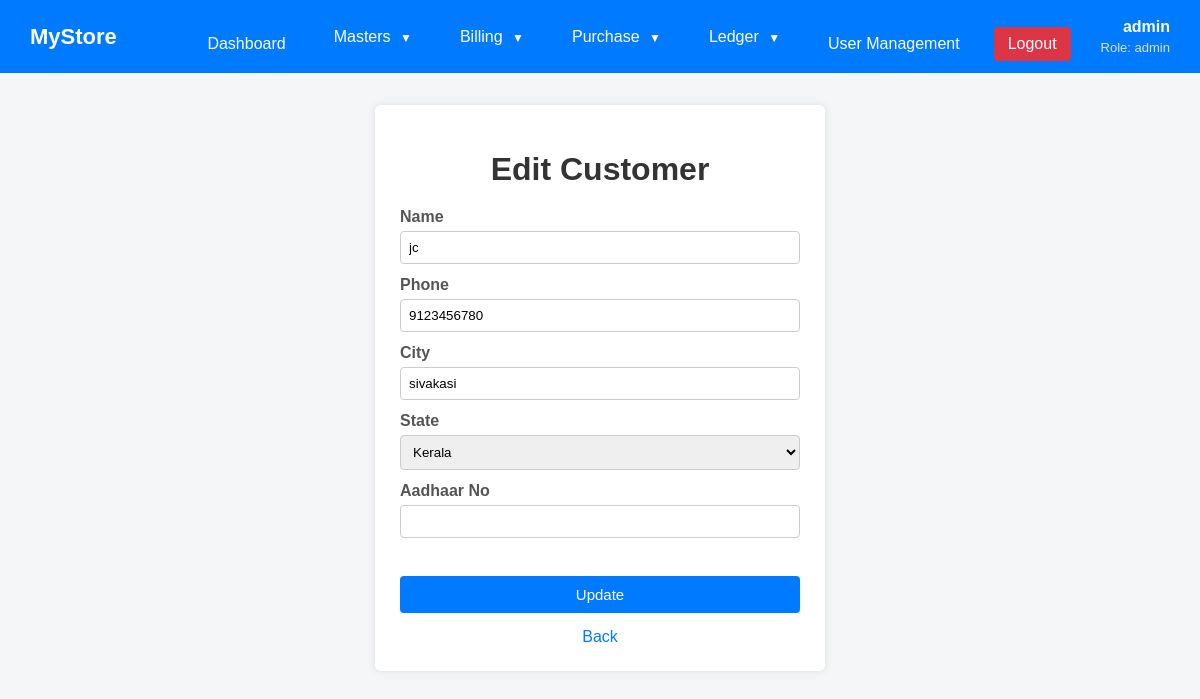
The page /edit_customer.php?id=13 (signed in) on the database its author committed.
### tables this page shows
CREATE TABLE `customers` (
  `id` int(11) NOT NULL,
  `customername` varchar(50) NOT NULL,
  `phoneno` bigint(20) NOT NULL,
  `city` varchar(50) NOT NULL,
  `state` varchar(255) DEFAULT NULL,
  `created_at` timestamp NOT NULL DEFAULT CURRENT_TIMESTAMP,
  `aadhaarno` varchar(20) NOT NULL
);

### edit_customer.php (the view, shortened to what this page needs)
<?php
include "db.php";
$id = $_GET['id'];
$stmt = $conn->prepare("SELECT * FROM customers WHERE id = ?");
$stmt->bind_param("i", $id);
$stmt->execute();
$result = $stmt->get_result();
$customer = $result->fetch_assoc();
?>
<!DOCTYPE html>
<html>
<head>
</head>
<body>
<?php include "dashboard.php"; ?>
<div class="container">
    <h1>Edit Customer</h1>
<form method="post">
    <label>Name</label>
    <input type="text" name="cusname"
           value="<?php echo htmlspecialchars($customer['customername']); ?>">
    <label>Phone</label>
    <input type="text" name="phone"
           value="<?php echo htmlspecialchars($customer['phoneno']); ?>">
    <label>City</label>
    <input type="text" name="city"
           value="<?php echo htmlspecialchars($customer['city']); ?>">
    <label>State</label>
        <select name="state" required>
        <option value="Kerala" <?php if($customer['state']=="Kerala") echo "selected"; ?>>Kerala</option>
    </select>
    <label>Aadhaar No</label>
    <input type="text" name="aadhaar"
           value="<?php echo htmlspecialchars($customer['aadhaarno']); ?>">
    <br><br>
    <button type="submit" name="update">Update</button>
</form>
<a href="customer_display.php">Back</a>
</div>
</body>
</html>

### edit_customer.php (style rules this page uses)
body { font-family: Arial, sans-serif; background: #f4f6f8; margin: 0; padding: 0; }
.container { width: 400px; margin: 80px auto; background: #fff; padding: 25px; border-radius: 6px; box-shadow: 0 0 10px rgba(0,0,0,0.1); }
h1 { text-align: center; color: #333; margin-bottom: 20px; }
label { display: block; margin-top: 12px; font-weight: bold; color: #555; }
input { width: 100%; padding: 8px; margin-top: 5px; border: 1px solid #ccc; border-radius: 4px; }
button { width: 100%; margin-top: 20px; padding: 10px; background: #007bff; color: white; border: none; border-radius: 4px; font-size: 15px; cursor: pointer; }
a { display: block; text-align: center; margin-top: 15px; text-decoration: none; color: #007bff; }
input, select { width: 100%; padding: 8px; margin-top: 5px; border: 1px solid #ccc; border-radius: 4px; box-sizing: border-box; }

### dashboard.php (style rules this page uses)
body { margin: 0; font-family: Arial, sans-serif; background: #f4f6f8; padding-top: 25px; }

### rows shown on the page
customers: cusname "jc", phone "9123456780", city "sivakasi", state "Kerala"

### other values the page prints
$_SESSION['username'] "admin"
$_SESSION['role'] "admin"
